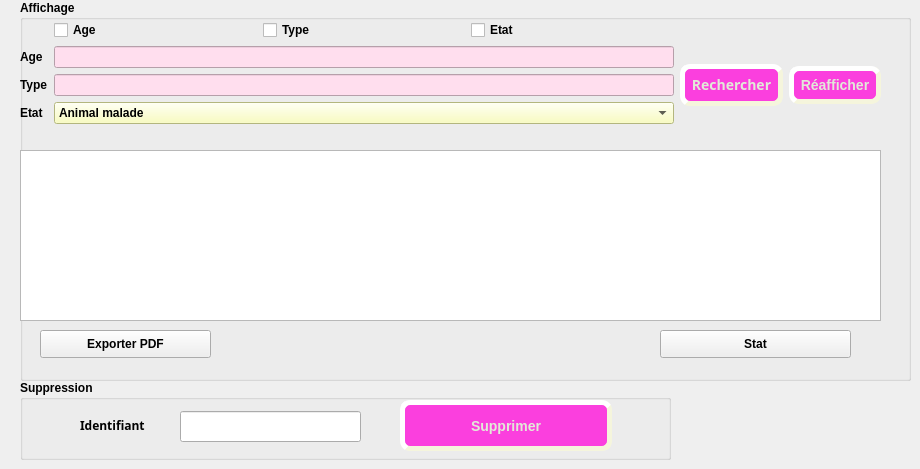
      <widget class="QWidget" name="tab_2">
       <attribute name="title">
        <string>Afficher</string>
       </attribute>
       <widget class="QGroupBox" name="groupBox_10">
        <property name="geometry">
         <rect>
          <x>20</x>
          <y>0</y>
          <width>891</width>
          <height>381</height>
         </rect>
        </property>
        <property name="palette">
         <palette>
          <active/>
          <inactive/>
          <disabled/>
         </palette>
        </property>
        <property name="font">
         <font>
          <weight>75</weight>
          <bold>true</bold>
         </font>
        </property>
        <property name="title">
         <string>Affichage</string>
        </property>
        <widget class="QTableView" name="tab_animal">
         <property name="geometry">
          <rect>
           <x>0</x>
           <y>150</y>
           <width>861</width>
           <height>171</height>
          </rect>
         </property>
         <property name="styleSheet">
          <string notr="true"> selection-background-color: qlineargradient(x1: 0, y1: 0, x2: 0.5, y2: 0.5,
                                 stop: 0 #FF92BB, stop: 1 pink);</string>
         </property>
        </widget>
        <widget class="QWidget" name="layoutWidget">
         <property name="geometry">
          <rect>
           <x>0</x>
           <y>20</y>
           <width>861</width>
           <height>131</height>
          </rect>
         </property>
         <layout class="QHBoxLayout" name="horizontalLayout_2">
          <item>
           <layout class="QFormLayout" name="formLayout_4">
            <item row="0" column="0">
             <widget class="QLabel" name="label_14">
              <property name="text">
               <string/>
              </property>
             </widget>
            </item>
            <item row="1" column="0">
             <widget class="QLabel" name="label_4">
              <property name="text">
               <string>Age</string>
              </property>
             </widget>
            </item>
            <item row="2" column="0">
             <widget class="QLabel" name="label_11">
              <property name="text">
               <string>Type</string>
              </property>
             </widget>
            </item>
            <item row="2" column="1">
             <widget class="QLineEdit" name="rech_type">
              <property name="styleSheet">
               <string notr="true">background-color:rgb(255, 222, 238);</string>
              </property>
             </widget>
            </item>
            <item row="3" column="0">
             <widget class="QLabel" name="label_13">
              <property name="text">
               <string>Etat</string>
              </property>
             </widget>
            </item>
            <item row="0" column="1">
             <layout class="QHBoxLayout" name="horizontalLayout_6">
              <item>
               <widget class="QCheckBox" name="checkBox_age">
                <property name="styleSheet">
                 <string notr="true"> spacing: 5px;
width: 13px;
     height: 13px;</string>
                </property>
                <property name="text">
                 <string>Age</string>
                </property>
               </widget>
              </item>
              <item>
               <widget class="QCheckBox" name="checkBox_type">
                <property name="text">
                 <string>Type</string>
                </property>
               </widget>
              </item>
              <item>
               <widget class="QCheckBox" name="checkBox_etat">
                <property name="text">
                 <string>Etat</string>
                </property>
               </widget>
              </item>
             </layout>
            </item>
            <item row="3" column="1">
             <widget class="QComboBox" name="rech_etat">
              <property name="styleSheet">
               <string notr="true">background-color: rgb(251, 255, 176);</string>
              </property>
              <item>
               <property name="text">
                <string>Animal malade</string>
               </property>
              </item>
              <item>
               <property name="text">
                <string>Animal en bonne sante</string>
               </property>
              </item>
              <item>
               <property name="text">
                <string/>
               </property>
              </item>
              <item>
               <property name="text">
                <string/>
               </property>
              </item>
              <item>
               <property name="text">
                <string/>
               </property>
              </item>
              <item>
               <property name="text">
                <string/>
               </property>
              </item>
             </widget>
            </item>
            <item row="1" column="1">
             <widget class="QLineEdit" name="rech_age">
              <property name="styleSheet">
               <string notr="true">background-color:rgb(255, 222, 238);</string>
              </property>
             </widget>
            </item>
           </layout>
          </item>
          <item>
           <widget class="QPushButton" name="rechercher_anim">
            <property name="font">
             <font>
              <family>Arial Black</family>
              <pointsize>-1</pointsize>
              <weight>75</weight>
              <italic>false</italic>
              <bold>true</bold>
             </font>
            </property>
            <property name="styleSheet">
             <string notr="true">QPushButton {
	font: 87 10pt &quot;Arial Black&quot;;
background-color: #FB3FDE;
border-style: outset;
border-width : 5px;
color: rgb(226,234,216);
border -left: 1px solid rgb(255,255,255);
border -right: 1px solid rgb(255,255,255);
border -bottom: 5px solid rgb(255,255,255);

     border-radius: 10px;
     border-color: beige;
     font: bold 14px;
     min-width: 8em;
     padding: 6px;
}
</string>
            </property>
            <property name="text">
             <string>Rechercher</string>
            </property>
           </widget>
          </item>
          <item>
           <widget class="QPushButton" name="reafficher_anim">
            <property name="styleSheet">
             <string notr="true">QPushButton {
	font: 87 10pt &quot;Arial Black&quot;;
background-color: #FB3FDE;
border-style: outset;
border-width : 5px;
color: rgb(226,234,216);
border -left: 1px solid rgb(255,255,255);
border -right: 1px solid rgb(255,255,255);
border -bottom: 5px solid rgb(255,255,255);

     border-radius: 10px;
     border-color: beige;
     font: bold 14px;
     min-width: 8em;
     padding: 6px;
}
</string>
            </property>
            <property name="text">
             <string>Réafficher</string>
            </property>
           </widget>
          </item>
          <item>
           <layout class="QVBoxLayout" name="verticalLayout_11"/>
          </item>
         </layout>
        </widget>
        <widget class="QPushButton" name="exporter">
         <property name="geometry">
          <rect>
           <x>20</x>
           <y>330</y>
           <width>171</width>
           <height>28</height>
          </rect>
         </property>
         <property name="text">
          <string>Exporter PDF</string>
         </property>
        </widget>
        <widget class="QPushButton" name="stat">
         <property name="geometry">
          <rect>
           <x>640</x>
           <y>330</y>
           <width>191</width>
           <height>28</height>
          </rect>
         </property>
         <property name="text">
          <string>Stat</string>
         </property>
        </widget>
       </widget>
       <widget class="QGroupBox" name="groupBox_11">
        <property name="geometry">
         <rect>
          <x>20</x>
          <y>380</y>
          <width>651</width>
          <height>80</height>
         </rect>
        </property>
        <property name="font">
         <font>
          <weight>75</weight>
          <bold>true</bold>
         </font>
        </property>
        <property name="title">
         <string>Suppression</string>
        </property>
        <widget class="QLabel" name="label_25">
         <property name="geometry">
          <rect>
           <x>60</x>
           <y>35</y>
           <width>81</width>
           <height>21</height>
          </rect>
         </property>
         <property name="font">
          <font>
           <family>Microsoft YaHei</family>
           <pointsize>9</pointsize>
          </font>
         </property>
         <property name="text">
          <string>Identifiant</string>
         </property>
        </widget>
        <widget class="QLineEdit" name="le_id_supp">
         <property name="geometry">
          <rect>
           <x>160</x>
           <y>31</y>
           <width>181</width>
           <height>31</height>
          </rect>
         </property>
         <property name="text">
          <string/>
         </property>
        </widget>
        <widget class="QPushButton" name="pb_supprimer">
         <property name="geometry">
          <rect>
           <x>380</x>
           <y>20</y>
           <width>212</width>
           <height>51</height>
          </rect>
         </property>
         <property name="styleSheet">
          <string notr="true">QPushButton {
	font: 87 10pt &quot;Arial Black&quot;;
background-color: #FB3FDE;
border-style: outset;
border-width : 5px;
color: rgb(226,234,216);
border -left: 1px solid rgb(255,255,255);
border -right: 1px solid rgb(255,255,255);
border -bottom: 5px solid rgb(255,255,255);

     border-radius: 10px;
     border-color: beige;
     font: bold 14px;
     min-width: 10em;
     padding: 6px;
}
</string>
         </property>
         <property name="text">
          <string>Supprimer</string>
         </property>
        </widget>
       </widget>
      </widget>
